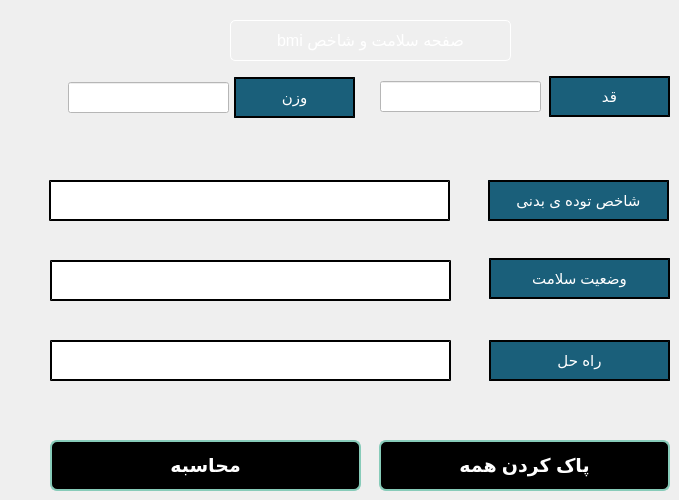
         <widget class="QWidget" name="page_bmi">
          <widget class="QLabel" name="label_35">
           <property name="geometry">
            <rect>
             <x>549</x>
             <y>76</y>
             <width>121</width>
             <height>41</height>
            </rect>
           </property>
           <property name="font">
            <font>
             <pointsize>11</pointsize>
             <weight>50</weight>
             <italic>false</italic>
             <bold>false</bold>
            </font>
           </property>
           <property name="styleSheet">
            <string notr="true">background-color: rgb(26, 95, 122);
font : 11pt;
border-style: outset;
color : rgb(255, 255, 255);
border-width: 2px;
border-color: black;
font-weight: 400;
padding: 2px;
border-color: black;
font-weight: 400;
padding: 2px;</string>
           </property>
           <property name="text">
            <string>قد</string>
           </property>
           <property name="alignment">
            <set>Qt::AlignCenter</set>
           </property>
          </widget>
          <widget class="QLabel" name="label_36">
           <property name="geometry">
            <rect>
             <x>234</x>
             <y>77</y>
             <width>121</width>
             <height>41</height>
            </rect>
           </property>
           <property name="font">
            <font>
             <pointsize>11</pointsize>
             <weight>50</weight>
             <italic>false</italic>
             <bold>false</bold>
            </font>
           </property>
           <property name="styleSheet">
            <string notr="true">background-color: rgb(26, 95, 122);
font : 11pt;
border-style: outset;
color : rgb(255, 255, 255);
border-width: 2px;
border-color: black;
font-weight: 400;
padding: 2px;</string>
           </property>
           <property name="text">
            <string>وزن</string>
           </property>
           <property name="alignment">
            <set>Qt::AlignCenter</set>
           </property>
          </widget>
          <widget class="QLineEdit" name="lineEdit_23">
           <property name="geometry">
            <rect>
             <x>380</x>
             <y>81</y>
             <width>161</width>
             <height>31</height>
            </rect>
           </property>
           <property name="styleSheet">
            <string notr="true">background-color: rgb(255, 255, 255);</string>
           </property>
          </widget>
          <widget class="QLineEdit" name="lineEdit_24">
           <property name="geometry">
            <rect>
             <x>68</x>
             <y>82</y>
             <width>161</width>
             <height>31</height>
            </rect>
           </property>
           <property name="styleSheet">
            <string notr="true">background-color: rgb(255, 255, 255);</string>
           </property>
          </widget>
          <widget class="QLabel" name="label_37">
           <property name="geometry">
            <rect>
             <x>488</x>
             <y>180</y>
             <width>181</width>
             <height>41</height>
            </rect>
           </property>
           <property name="font">
            <font>
             <pointsize>11</pointsize>
             <weight>50</weight>
             <italic>false</italic>
             <bold>false</bold>
            </font>
           </property>
           <property name="styleSheet">
            <string notr="true">background-color: rgb(26, 95, 122);
font : 11pt;
border-style: outset;
color : rgb(255, 255, 255);
border-width: 2px;
border-color: black;
font-weight: 400;
padding: 2px;</string>
           </property>
           <property name="text">
            <string>شاخص توده ی بدنی</string>
           </property>
           <property name="alignment">
            <set>Qt::AlignCenter</set>
           </property>
          </widget>
          <widget class="QLabel" name="label_43">
           <property name="geometry">
            <rect>
             <x>49</x>
             <y>180</y>
             <width>401</width>
             <height>41</height>
            </rect>
           </property>
           <property name="styleSheet">
            <string notr="true">background-color: rgb(255, 255, 255);
border-style: outset;
border-color: black;
border-width: 2px;
</string>
           </property>
           <property name="text">
            <string/>
           </property>
          </widget>
          <widget class="QLabel" name="label_44">
           <property name="geometry">
            <rect>
             <x>489</x>
             <y>258</y>
             <width>181</width>
             <height>41</height>
            </rect>
           </property>
           <property name="font">
            <font>
             <pointsize>11</pointsize>
             <weight>50</weight>
             <italic>false</italic>
             <bold>false</bold>
            </font>
           </property>
           <property name="styleSheet">
            <string notr="true">background-color: rgb(26, 95, 122);
font : 11pt;
border-style: outset;
color : rgb(255, 255, 255);
border-width: 2px;
border-color: black;
font-weight: 400;
padding: 2px;</string>
           </property>
           <property name="text">
            <string>وضعیت سلامت</string>
           </property>
           <property name="alignment">
            <set>Qt::AlignCenter</set>
           </property>
          </widget>
          <widget class="QLabel" name="label_45">
           <property name="geometry">
            <rect>
             <x>50</x>
             <y>260</y>
             <width>401</width>
             <height>41</height>
            </rect>
           </property>
           <property name="styleSheet">
            <string notr="true">background-color: rgb(255, 255, 255);
border-style: outset;
border-color: black;
border-width: 2px;
</string>
           </property>
           <property name="text">
            <string/>
           </property>
          </widget>
          <widget class="QPushButton" name="pushButton_18">
           <property name="geometry">
            <rect>
             <x>50</x>
             <y>440</y>
             <width>311</width>
             <height>51</height>
            </rect>
           </property>
           <property name="font">
            <font>
             <pointsize>14</pointsize>
             <weight>75</weight>
             <bold>true</bold>
            </font>
           </property>
           <property name="styleSheet">
            <string notr="true">#pushButton_18{
background-color:rgb(0, 0, 0);
color: rgb(255, 255, 255);
border:2px solid #87CBB9;
border-radius: 7px;
}
#pushButton_18:hover{
background-color: #fff;
color:#000000;
}</string>
           </property>
           <property name="text">
            <string>محاسبه</string>
           </property>
          </widget>
          <widget class="QLabel" name="label_47">
           <property name="geometry">
            <rect>
             <x>50</x>
             <y>340</y>
             <width>401</width>
             <height>41</height>
            </rect>
           </property>
           <property name="styleSheet">
            <string notr="true">background-color: rgb(255, 255, 255);
border-style: outset;
border-color: black;
border-width: 2px;
</string>
           </property>
           <property name="text">
            <string/>
           </property>
          </widget>
          <widget class="QPushButton" name="pushButton_42">
           <property name="geometry">
            <rect>
             <x>379</x>
             <y>440</y>
             <width>291</width>
             <height>51</height>
            </rect>
           </property>
           <property name="font">
            <font>
             <pointsize>14</pointsize>
             <weight>75</weight>
             <bold>true</bold>
            </font>
           </property>
           <property name="styleSheet">
            <string notr="true">#pushButton_42{
background-color:rgb(0, 0, 0);
color: rgb(255, 255, 255);
border:2px solid #87CBB9;
border-radius: 7px;
}
#pushButton_42:hover{
background-color: #fff;
color:#000000;
}</string>
           </property>
           <property name="text">
            <string>پاک کردن همه</string>
           </property>
          </widget>
          <widget class="QLabel" name="label_46">
           <property name="geometry">
            <rect>
             <x>489</x>
             <y>340</y>
             <width>181</width>
             <height>41</height>
            </rect>
           </property>
           <property name="font">
            <font>
             <pointsize>11</pointsize>
             <weight>50</weight>
             <italic>false</italic>
             <bold>false</bold>
            </font>
           </property>
           <property name="styleSheet">
            <string notr="true">background-color: rgb(26, 95, 122);
font : 11pt;
border-style: outset;
color : rgb(255, 255, 255);
border-width: 2px;
border-color: black;
font-weight: 400;
padding: 2px;</string>
           </property>
           <property name="text">
            <string>راه حل</string>
           </property>
           <property name="alignment">
            <set>Qt::AlignCenter</set>
           </property>
          </widget>
          <widget class="QLabel" name="label_241">
           <property name="geometry">
            <rect>
             <x>230</x>
             <y>20</y>
             <width>281</width>
             <height>41</height>
            </rect>
           </property>
           <property name="styleSheet">
            <string notr="true">color :#fff;
font : 12pt;
border-radius: 5px;
border:1px solid #fff;
</string>
           </property>
           <property name="text">
            <string>صفحه سلامت و شاخص bmi</string>
           </property>
           <property name="alignment">
            <set>Qt::AlignCenter</set>
           </property>
          </widget>
         </widget>
